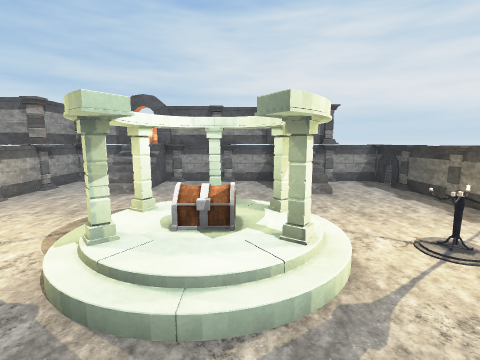
View 1 (above)

14 first-person views from a walk through a 3-D level made in the Unity game engine. The camera is 1.5 m above the floor, tilts 8° down and sees 85° across. The floor is counted in squares, 1 m on a side. Each view is taken from the middle of a square. On the plan, view 1 faces up. The plan holds only what a view shows up to about 14 squares ahead; the rest is blank. The place goes on beyond the plan. The player is left out.

View 2
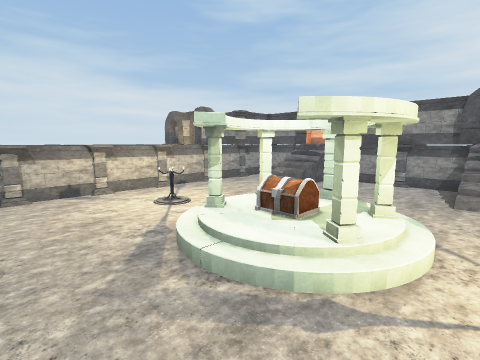

View 3
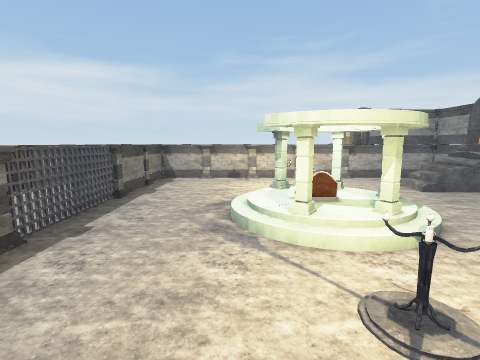

View 4
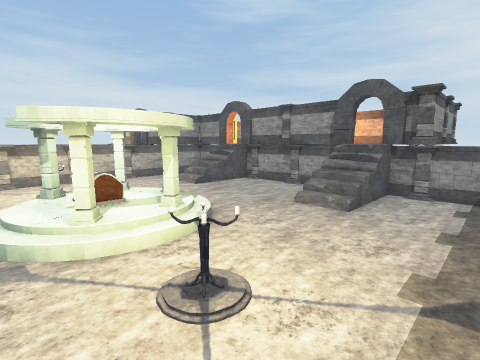

View 5
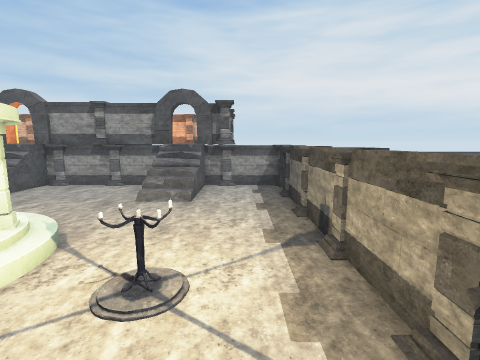

View 6
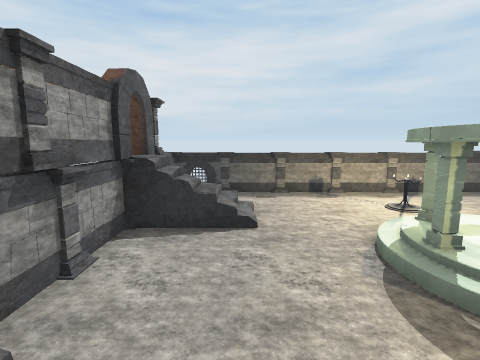

View 7
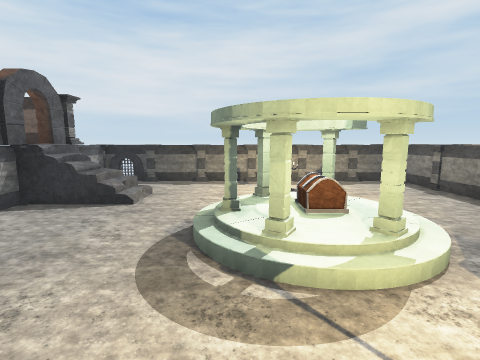

View 8
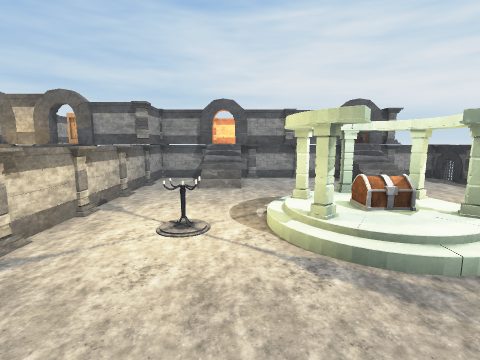

View 9
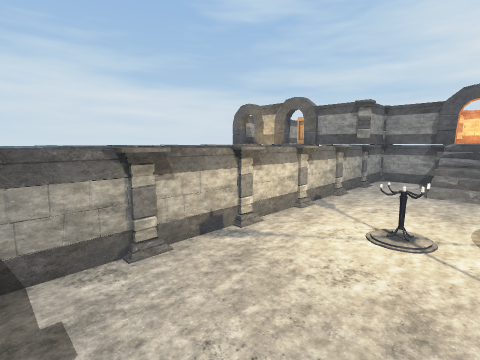

View 10
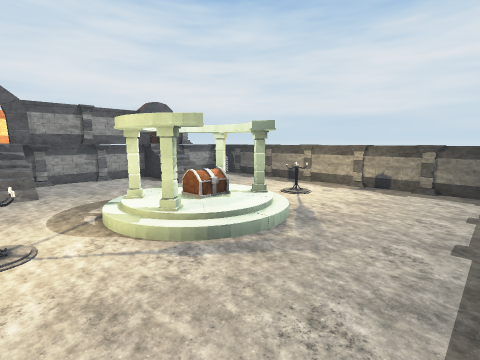

View 11
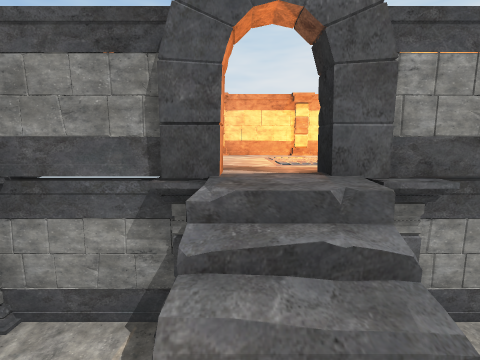

View 12
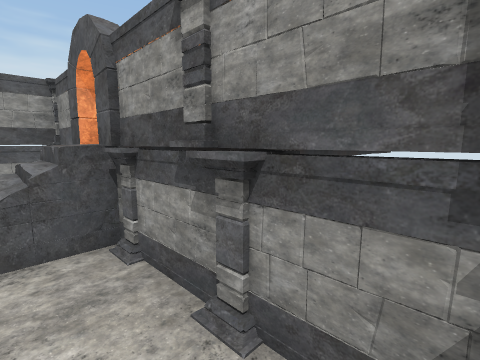

View 13
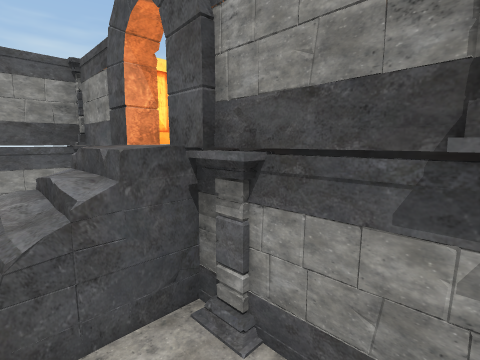

View 14
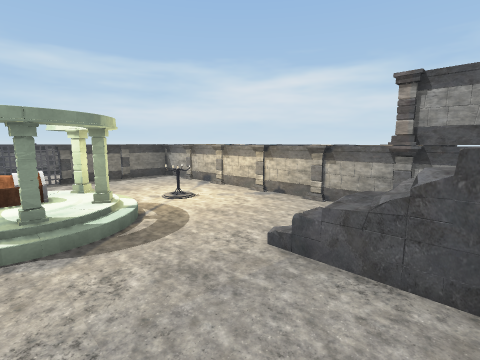

### Floor plan
Key: @ floor where view 1 was taken; # wall or solid block; x gap in a wall; . main floor; : floor 0.25 m higher than the main floor; + floor 1.5 m higher than the main floor; / step, stairs or slope; = window, fence, low wall or low ledge; ^ raised ledge; A arch; O other object.
Columns run from 9 left of view 1 to 6 right of it. Each row starts with its distance up from view 1.
 13      OOOO   O
 12     OOOOO   ^#
 11    #OAAOO##A^#=
 10   #..AA.../+A..x
  9  ^^..//..../=..#
  8 ^A#..//..../...=
  7 ^##=..........=#
  6  #=............=
  5  ##=...OOOO...=#
  4  #=..O.O:OO.O..=
  3 ^##=...OOOO...=#
  2  #=....////....=
  1  ##=..........=#
  0 ##=......@.....=
 -1 ##=.=..O..O.=..=
 -2      ^^OOOO^
 -3        ^^
 -4       ^^

Positions as (right, up) in squares from view 1, and headings:
1: (0, 0), facing up
2: (2, 0), facing up-left
3: (5, 2), facing left
4: (5, 2), facing up-left
5: (4, 1), facing up
6: (-4, 8), facing right
7: (-5, 5), facing right
8: (-3, -1), facing up
9: (-3, -1), facing up-left
10: (-4, -1), facing up-right
11: (-4, 8), facing up
12: (1, 9), facing up-left
13: (-1, 9), facing up-left
14: (0, 10), facing down-left
